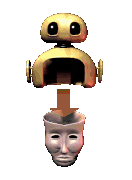
#> input picture amiga/graphics/001.png, 132 x 180 px, given as the content of the folder ../graphics/001.png, which was not available
$ python convert_gfx.py ../graphics/001.png ../graphics/001_rot.png
#> lines starting #> are read from the running program, lines starting #| are printed output that depends on the picture; after the words box and inside, x2 and y2 are one past the last pixel; in counts of white or black regions, pixels touching at a corner belong together
#!/usr/bin/env python3
"""convert_gfx: Freedroid Classic's pictures in one 256-colour palette.

acsdl12 draws on an 8-bit screen. Its PNG loader keeps a paletted PNG's
palette, has no JPEG reader, and makes a PNG's transparency a colour key.
Freedroid's pictures are RGBA PNGs and full-colour JPEGs, drawn with alpha.

This makes one palette from all the pictures (all three themes, the
backgrounds, the droid portraits, and the dimmed and red-filtered droids
that ApplyFilter makes in the game), and writes every picture as a paletted
PNG in it:

  index 0      black, and the only transparent colour (tRNS 0): every
               picture's pixels under half alpha, and nothing else
  index 1      magenta (255, 0, 255), BFont's character markers, exact
  index 2-255  the pictures' colours (libimagequant when Pillow has it);
               the large pictures dithered, sprites and fonts not

Fonts are made opaque where alpha >= 96, their soft edges darkened as over
black. The JPEGs become PNGs: title.jpg -> title.png, and a droid's
rotation frames NNN.jpg -> NNN_rot.png (NNN.png is its still picture).
palette.png (16x16 pixels of indices 0-255) is loaded by the game to set
the screen's palette (amiga/amiga_fd.c).

  python3 amiga/tools/convert_gfx.py graphics amiga/graphics

Needs Pillow and numpy; the output is committed, so the Amiga build
needs neither. The AmiCradle Team. GPL 2 or later, like Freedroid.
"""

import os
import sys

import numpy as np
from PIL import Image, features

KEY, MAGENTA, FIRST = 0, 1, 2
NCOLOURS = 256 - FIRST
BIG = 200 * 200
FONTS = {"font05.png", "font05_green.png", "font05_red.png", "parafont.png"}
SKIP = {"paraicon.bmp"}


def load(path):
    im = Image.open(path)
#> im is the input picture: PIL image 132x180 P; mean R, G, B, A 32.3, 25.4, 19.1, 63.6
    im.load()
    return np.asarray(im.convert("RGBA"), dtype=np.uint8).copy()


def out_name(rel):
    d, n = os.path.split(rel)
    base, ext = os.path.splitext(n)
    if ext.lower() == ".jpg":
        n = (base + "_rot.png") if base.isdigit() else (base + ".png")
    return os.path.join(d, n)


def prepare(rel, rgba):
    """Alpha to on/off: returns (rgb, opaque mask)."""
#> called with rel = '../../../_only/001.png'
    a = rgba[:, :, 3].astype(np.int32)
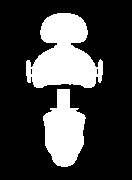
#> a: shape (180, 132) int32; 24.9% white; 2 white regions, box (x1, y1, x2, y2) and area: (26, 13, 103, 88) 3693, (43, 89, 86, 167) 2235
    rgb = rgba[:, :, :3].astype(np.int32)
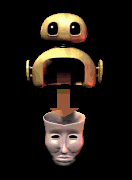
#> rgb: shape (180, 132, 3) int32; mean R, G, B 32.3, 25.4, 19.1
    if os.path.basename(rel) in FONTS:
        opaque = a >= 96
        magenta = (rgb[:, :, 0] == 255) & (rgb[:, :, 1] == 0) & (rgb[:, :, 2] == 255)
        dark = (rgb * a[:, :, None]) // 255
        rgb = np.where(magenta[:, :, None], rgb, dark)
    else:
        opaque = a >= 128
    return rgb.astype(np.uint8), opaque


def sample_rows(pictures):
    rows = []
    for rel, (rgb, opaque) in pictures.items():
        px = rgb[opaque]
        px = px[~((px[:, 0] == 255) & (px[:, 1] == 0) & (px[:, 2] == 255))]
        if not len(px):
            continue
        repeat = max(1, min(16, 16384 // len(px)))
        rows.append(np.repeat(px, repeat, axis=0))
        if os.path.basename(rel) == "droids.png":
            # ApplyFilter: the low-energy blink (grey 0.4-1.0) and the
            # transfer mode's red.
            for f in (0.4, 0.55, 0.7, 0.85):
                rows.append(np.repeat((px * f).astype(np.uint8), repeat, axis=0))
            red = px.copy()
            red[:, 1:] = 0
            rows.append(np.repeat(red, repeat, axis=0))
#> this loop made 1 pass
#> (rel, repeat) on pass 1: ('../../../_only/001.png', 2)
#> after the loop, rows = 1 item
    return np.concatenate(rows)


def make_palette(sample):
    width = 1024
#> width = 1024
    pad = (-len(sample)) % width
#> pad = 432
    sample = np.concatenate([sample, np.repeat(sample[:1], pad, axis=0)])
    im = Image.fromarray(sample.reshape(-1, width, 3), "RGB")
    method = (Image.Quantize.LIBIMAGEQUANT if features.check("libimagequant")
              else Image.Quantize.MEDIANCUT)
    q = im.quantize(colors=NCOLOURS, method=method, dither=Image.Dither.NONE)
    pal = np.array(q.getpalette()[:3 * NCOLOURS], dtype=np.uint8).reshape(-1, 3)
#> pal = 107 rows, first 8: [253, 252, 194], [253, 250, 150], [252, 254, 236], [249, 249, 216], [250, 247, 250], [249, 230, 147], [239, 239, 240], [226, 235, 234]
    used = sorted(set(np.unique(np.asarray(q)).tolist()))
#> used = 107 values from 0 to 106
    colours = sorted(set(tuple(int(v) for v in pal[i]) for i in used))
#> colours = 107 items, first 6: (0, 0, 0), (1, 2, 1), (4, 6, 5), (8, 0, 1), (10, 9, 11), (13, 16, 14)
    colours = [c for c in colours if c != (255, 0, 255)]
    while len(colours) < NCOLOURS:
        colours.append(colours[-1])
#> this loop made 147 passes
#> after the loop, colours = 254 items, first 6: (0, 0, 0), (1, 2, 1), (4, 6, 5), (8, 0, 1), (10, 9, 11), (13, 16, 14)
    return colours[:NCOLOURS]


def to_indices(rgb, opaque, colours, dither, keep_magenta):
    palimg = Image.new("P", (1, 1))
    flat = []
    for c in colours:
        flat.extend(c)
    palimg.putpalette(flat)
    im = Image.fromarray(np.ascontiguousarray(rgb), "RGB")
    d = Image.Dither.FLOYDSTEINBERG if dither else Image.Dither.NONE
    q = np.asarray(im.quantize(palette=palimg, dither=d), dtype=np.int32)
    q = np.where(q < len(colours), q, 0) + FIRST
    out = q.astype(np.uint8)
    if keep_magenta:
        magenta = (rgb[:, :, 0] == 255) & (rgb[:, :, 1] == 0) & (rgb[:, :, 2] == 255)
        out[magenta & opaque] = MAGENTA
    out[~opaque] = KEY
    return out


def write_png(path, indices, palette, keyed):
    im = Image.fromarray(indices, "P")
    flat = []
    for c in palette:
        flat.extend(c)
    im.putpalette(flat)
    kw = {"optimize": True}
    if keyed:
        kw["transparency"] = bytes([0] + [255] * 255)
    im.save(path, **kw)


def main():
    if len(sys.argv) != 3:
        sys.exit("usage: convert_gfx.py GRAPHICS_DIR OUT_DIR")
    src, dst = sys.argv[1], sys.argv[2]
    pictures, others = {}, []
    for root, _dirs, files in os.walk(src):
        for name in sorted(files):
            rel = os.path.relpath(os.path.join(root, name), src)
            low = name.lower()
            if name in SKIP:
                continue
            if low.endswith((".png", ".jpg")):
                pictures[rel] = prepare(rel, load(os.path.join(src, rel)))
            elif name == "config.theme":
                others.append(rel)
    colours = make_palette(sample_rows(pictures))
    palette = [(0, 0, 0), (255, 0, 255)] + colours
#> palette = 256 items, first 6: (0, 0, 0), (255, 0, 255), (0, 0, 0), (1, 2, 1), (4, 6, 5), (8, 0, 1)
    for rel, (rgb, opaque) in sorted(pictures.items()):
        out = os.path.join(dst, out_name(rel))
        os.makedirs(os.path.dirname(out) or ".", exist_ok=True)
        h, w = opaque.shape
        dither = rel.lower().endswith(".jpg") or (h * w >= BIG and opaque.all())
        idx = to_indices(rgb, opaque, colours, dither,
                         os.path.basename(rel) in FONTS)
        write_png(out, idx, palette, bool((~opaque).any()))
#> this loop made 1 pass
#> (rel, h, w, dither) on pass 1: ('../../../_only/001.png', 180, 132, False)
#> pass 1, in to_indices, `q = np.asarray(im.quantize(palette=palimg, dither=d), dtype=np.int32)`:
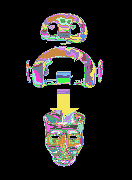
#> q: shape (180, 132) int32; 106 distinct labels, from 0 to 106; one colour per label, 0 black
#> pass 1, in to_indices, `q = np.where(q < len(colours), q, 0) + FIRST`:
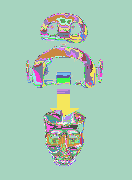
#> q: shape (180, 132) int32; 106 distinct labels, from 2 to 108; one colour per label, 0 black
#> pass 1, in to_indices, `out = q.astype(np.uint8)`:
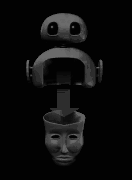
#> out: shape (180, 132); min 2, max 108, mean 12.5
    for rel in others:
        out = os.path.join(dst, rel)
        os.makedirs(os.path.dirname(out), exist_ok=True)
        with open(os.path.join(src, rel), "rb") as f, open(out, "wb") as g:
            g.write(f.read())
    write_png(os.path.join(dst, "palette.png"),
              np.arange(256, dtype=np.uint8).reshape(16, 16), palette, False)
#> call 2 of write_png, with path = '../graphics/001_rot.png/palette.png', indices = array of shape (16, 16), keyed = False
#> in write_png (call 2), `im = Image.fromarray(indices, "P")`: im: PIL image 16x16 P; every value is 0
#> the loop in write_png (call 2), `for c in palette:` made 256 passes
#> after the loop in write_png (call 2), `for c in palette:`: flat = 768 values, max 255 at index 3, min 0 at index 0, mean 188.9
#> in write_png (call 2), `im.putpalette(flat)`:
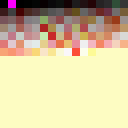
#> im: PIL image 16x16 P (shown 8 times larger); mean R, G, B 212.8, 196.5, 157.4
    print(f"{len(pictures)} pictures, {len(set(colours))} colours")
#| 1 pictures, 107 colours


if __name__ == "__main__":
    main()
